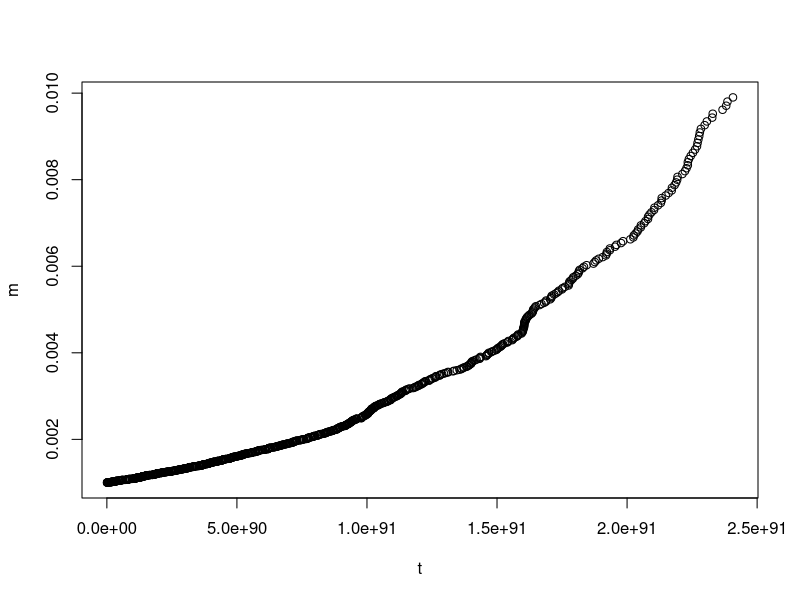
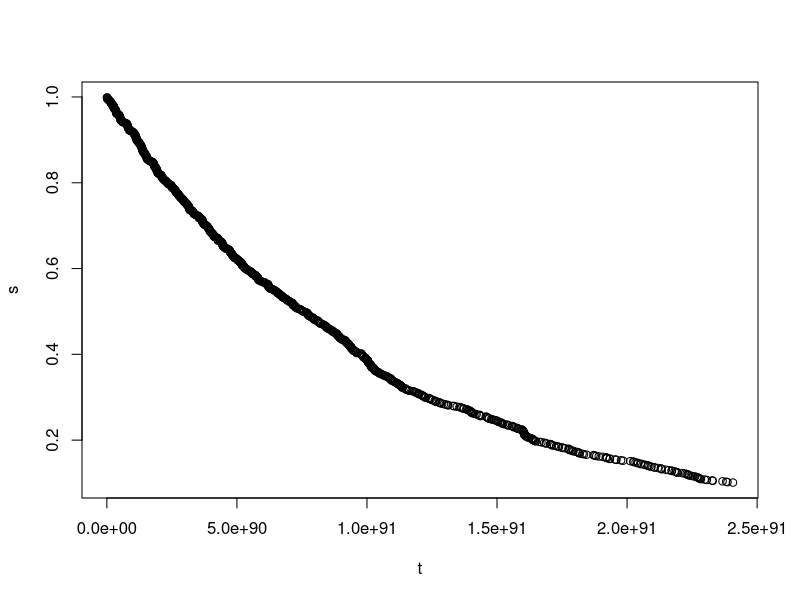
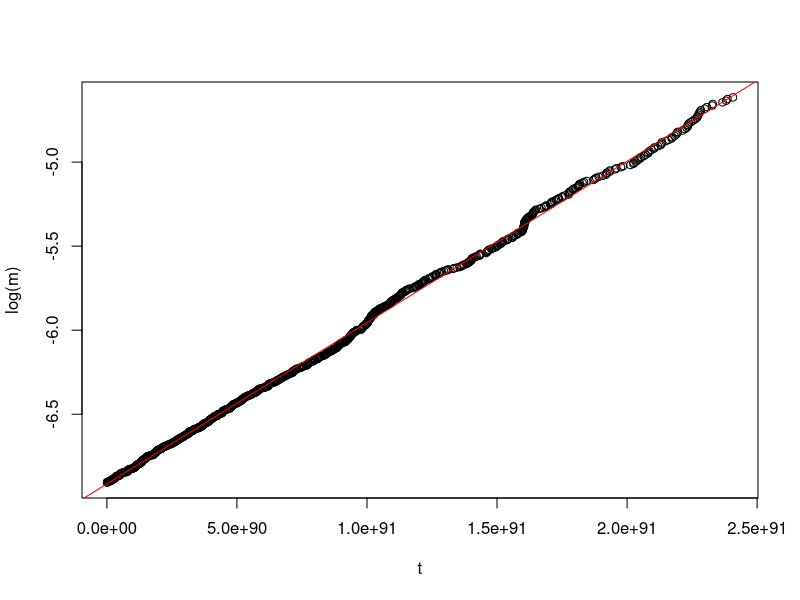

Write the R code that produced these figures, in order.
# Feb 2, 2010
# use normal distribution for exponential rates
# Plan:
# simulated the life span of each component
# the maximal age is the life span of the system
# repeat for all systems

rm(list=ls());

calculate.s.m = function( lifespan ){
   my.data = sort( lifespan[!is.na(lifespan)] );
   deathFreq       = table( my.data )
   deathCumulative = deathFreq
   for( i in 2:length(deathFreq)) {
        deathCumulative[i] = deathCumulative[i-1] + deathCumulative[i]                
   }
   tot = length(my.data)
   s = 1 - deathCumulative/tot
   currentLive  = tot - deathCumulative        
   m =  deathFreq / currentLive; 

   #list( s=s, t=unique(my.data));
   ret = data.frame( cbind(s, m, unique(my.data)));
   names(ret) = c("s", "m", "t");
   ret;
}



n = 50; # numOfComponents
Npop = 1E3; # numOfSystems 

#mu.vec = rlnorm(n, mean=2, sd=2) #linear m ~ t
mu.vec = rlnorm(n, mean=0.2, sd=1)
#mu.vec = rlnorm(n, mean=0.2, sd=0.2) #linear m ~ t, smaller variance -> more linear
mu.vec = rlnorm(n, mean=0.2, sd=100)  #larger variance, linear log(m) ~ t!!!YES.

SystemAges = numeric(100);

for( i in 1: Npop){
 componentAges =  rexp(n, rate=mu.vec);
 summary(componentAges);
 SystemAges[i] = floor( max(componentAges) + 0.5 );   #extreme value distribution??
}


tb = calculate.s.m( SystemAges )
#sub = tb[1:floor(length(tb[,1])/4), ]
sub = tb[ tb$s > 0.10, ]
with( sub, plot( m ~ t))
with( sub, plot( s~ t ))

sub$m[sub$m==0] = NA; 
with( sub, plot (log(m) ~ t ))
m = with( sub, lm( log(m) ~ t) );
abline(m, col="red")
summary(lm( log(sub$m) ~ sub$t))
